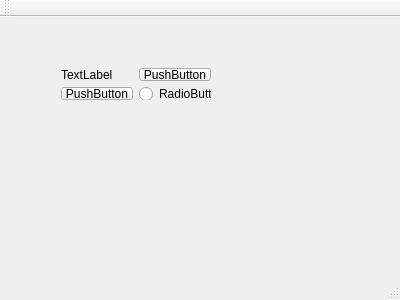
<?xml version="1.0" encoding="UTF-8"?>
<ui version="4.0">
 <class>MainWindow</class>
 <widget class="QMainWindow" name="MainWindow">
  <property name="geometry">
   <rect>
    <x>0</x>
    <y>0</y>
    <width>400</width>
    <height>300</height>
   </rect>
  </property>
  <property name="windowTitle">
   <string>MainWindow</string>
  </property>
  <widget class="QWidget" name="centralWidget">
   <widget class="QWidget" name="horizontalLayoutWidget">
    <property name="geometry">
     <rect>
      <x>90</x>
      <y>140</y>
      <width>160</width>
      <height>80</height>
     </rect>
    </property>
    <layout class="QHBoxLayout" name="horizontalLayout"/>
   </widget>
   <widget class="QWidget" name="">
    <property name="geometry">
     <rect>
      <x>50</x>
      <y>40</y>
      <width>172</width>
      <height>54</height>
     </rect>
    </property>
    <layout class="QGridLayout" name="gridLayout">
     <item row="0" column="0">
      <widget class="QLabel" name="label">
       <property name="text">
        <string>TextLabel</string>
       </property>
      </widget>
     </item>
     <item row="1" column="0">
      <widget class="QPushButton" name="pushButton">
       <property name="text">
        <string>PushButton</string>
       </property>
      </widget>
     </item>
     <item row="1" column="1">
      <widget class="QRadioButton" name="radioButton">
       <property name="text">
        <string>RadioButton</string>
       </property>
      </widget>
     </item>
     <item row="0" column="1">
      <widget class="QPushButton" name="pushButton_2">
       <property name="text">
        <string>PushButton</string>
       </property>
      </widget>
     </item>
    </layout>
   </widget>
  </widget>
  <widget class="QMenuBar" name="menuBar">
   <property name="geometry">
    <rect>
     <x>0</x>
     <y>0</y>
     <width>400</width>
     <height>23</height>
    </rect>
   </property>
  </widget>
  <widget class="QToolBar" name="mainToolBar">
   <attribute name="toolBarArea">
    <enum>TopToolBarArea</enum>
   </attribute>
   <attribute name="toolBarBreak">
    <bool>false</bool>
   </attribute>
  </widget>
  <widget class="QStatusBar" name="statusBar"/>
 </widget>
 <layoutdefault spacing="6" margin="11"/>
 <resources/>
 <connections/>
</ui>
